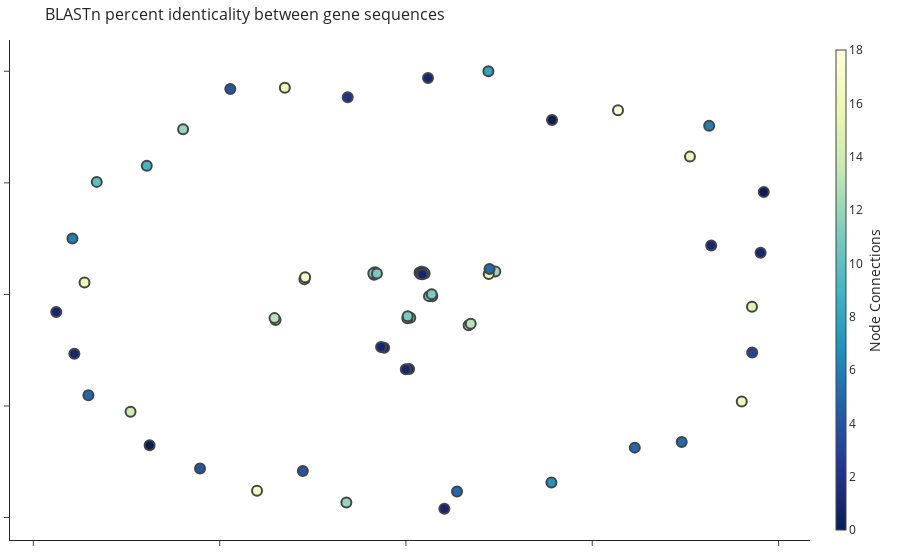

Notebook code for this chart:
### Code cell
edge_x = []
edge_y = []
for edge in Graph.edges():
    x0, y0 = Graph.nodes[edge[0]]['pos']
    x1, y1 = Graph.nodes[edge[1]]['pos']
    edge_x.append(x0)
    edge_x.append(x1)
    edge_x.append(None)
    edge_y.append(y0)
    edge_y.append(y1)
    edge_y.append(None)
    

edge_trace = go.Scatter(
    x=edge_x, y=edge_y,
    line=dict(width=2, color='#888'),
    hoverinfo='none',
    mode='lines')

node_x = []
node_y = []
for node in Graph.nodes():
    x, y = Graph.nodes[node]['pos']
    node_x.append(x)
    node_y.append(y)

node_trace = go.Scatter(
    x=node_x, y=node_y,
    mode='markers',
    hoverinfo='text',
    marker=dict(
        showscale=True,
        # colorscale options
        #'Greys' | 'YlGnBu' | 'Greens' | 'YlOrRd' | 'Bluered' | 'RdBu' |
        #'Reds' | 'Blues' | 'Picnic' | 'Rainbow' | 'Portland' | 'Jet' |
        #'Hot' | 'Blackbody' | 'Earth' | 'Electric' | 'Viridis' |
        colorscale='YlGnBu',
        reversescale=True,
        color=[],
        size=10,
        colorbar=dict(
            thickness=10,
            title='Node Connections',
            xanchor='left',
            titleside='right'
        ),
        line_width=2))
node_adjacencies = []
node_text = []
# for node, adjacencies in enumerate(Graph.adjacency()):
#     node_adjacencies.append(len(adjacencies[1]))
    # node_text.append('# of connections: '+str(len(adjacencies[1])))
sp = list(set([id.split('|')[0] for id in data['qseqid'].to_list()]))
for node in Graph.nodes:
    node_text.append(Graph.nodes[node]['label'].split('|')[0]+' | '+Graph.nodes[node]['label'].split('|')[2]+' | '+Graph.nodes[node]['label'].split('|')[-1])
    node_adjacencies.append(sp.index(Graph.nodes[node]['label'].split('|')[0]))
node_trace.marker.color = node_adjacencies
node_trace.text = node_text

fig = go.Figure(data=[edge_trace, node_trace],
             layout=go.Layout(
               #  title='<br>Network graph made with Python',
                title='BLASTn percent identicality between gene sequences',
                titlefont_size=16,
                showlegend=False,
                hovermode='closest',
                margin=dict(b=20,l=5,r=5,t=40),
                template='simple_white',
                xaxis=dict(showgrid=False, zeroline=False, showticklabels=False),
                yaxis=dict(showgrid=False, zeroline=False, showticklabels=False))
                )
fig.show()
fig.write_html('../output/BLASTn_nx_no-filter_pident_shell.html')

### Figure 1 — Plotly figure (JSON) as saved in the notebook; plotly's stock layout.template omitted (floating-point values rounded to 4 significant figures; data arrays with more than 128 entries replaced by an {"elided": "..."} marker saying what was removed)
{"data": [{"hoverinfo": "none", "line": {"color": "#888", "width": 2}, "mode": "lines", "type": "scatter", "x": {"elided": "297 float values"}, "y": {"elided": "297 float values"}}, {"hoverinfo": "text", "marker": {"color": [6, 6, 12, 16, 5, 6, 12, 12, 8, 15, 9, 18, 16, 16, 16, 16, 13, 13, 13, 13, 13, 1, 1, 1, 13, 13, 14, 5, 5, 5, 5, 10, 1, 1, 1, 1, 1, 1, 1, 1, 1, 1, 4, 4, 4, 0, 0, 0, 11, 11, 11, 11, 11, 11, 11, 11, 11, 11, 2, 7, 17, 17, 17, 3], "colorbar": {"thickness": 10, "title": {"side": "right", "text": "Node Connections"}, "xanchor": "left"}, "colorscale": [[0, "rgb(255,255,217)"], [0.125, "rgb(237,248,177)"], [0.25, "rgb(199,233,180)"], [0.375, "rgb(127,205,187)"], [0.5, "rgb(65,182,196)"], [0.625, "rgb(29,145,192)"], [0.75, "rgb(34,94,168)"], [0.875, "rgb(37,52,148)"], [1, "rgb(8,29,88)"]], "line": {"width": 2}, "reversescale": true, "showscale": true, "size": 10}, "mode": "markers", "text": ["Aminobacter_ciceronei | 0 | methyltransferase_CmuC", "Aminobacter_ciceronei | 1 | methyltransferase/corrinoid_CmuA", "Aminobacter_lissarensis | 5 | CmuA", "Hyphomicrobium_chloromethanicum | 11 | methyltransferase/corrinoid_CmuA", "Methylorubrum_extorquens_CM4 | 25 | CmuA_protein", "Aminobacter_ciceronei | 2 | methylene_tetrahydrofolate_reductase_MetF", "Aminobacter_lissarensis | 3 | CmuB", "Aminobacter_lissarensis | 4 | CmuC", "Burkholderia_pyrrocinia | 6 | haloperoxidase", "Corynebacterium_sp. | 7 | halohydrin_epoxidase_B", "Curvularia_inaequalis | 8 | vanadium_chloroperoxidase", "Dehalobacter_sp._SN | 9 | ThmA", "Hyphomicrobium_chloromethanicum | 10 | MetF", "Hyphomicrobium_chloromethanicum | 12 | methyltransferase_CmuB", "Hyphomicrobium_chloromethanicum | 13 | methylene_tetrahydrofolate_cyclohydrolase/dehydrogenase", "Hyphomicrobium_chloromethanicum | 14 | methyltransferase_CmuC", "Methylococcus_capsulatus | 15 | methane_monooxygenase/ammonia_monooxygenase_subunit_B", "Methylococcus_capsulatus | 17 | methane_monooxygenase/ammonia_monooxygenase_subunit_B", "Methylococcus_capsulatus | 16 | methane_monooxygenase/ammonia_monooxygenase_subunit_C", "Methylococcus_capsulatus | 21 | methane_monooxygenase/ammonia_monooxygenase_subunit_C", "Methylococcus_capsulatus | 19 | methane_monooxygenase/ammonia_monooxygenase_subunit_C", "Methylosinus_trichosporium_OB3b | 40 | methane_monooxygenase/ammonia_monooxygenase_subunit_C", "Methylosinus_trichosporium_OB3b | 35 | methane_monooxygenase/ammonia_monooxygenase_subunit_C", "Methylosinus_trichosporium_OB3b | 29 | methane_monooxygenase/ammonia_monooxygenase_subunit_C", "Methylococcus_capsulatus | 18 | methane_monooxygenase/ammonia_monooxygenase_subunit_A", "Methylococcus_capsulatus | 20 | methane_monooxygenase/ammonia_monooxygenase_subunit_A", "Methylophilus_sp. | 22 | Dichloromethane_Dehalogenase_/_Glutathione_S-Transferase", "Methylorubrum_extorquens_CM4 | 23 | CmuC_protein", "Methylorubrum_extorquens_CM4 | 24 | FolD_protein", "Methylorubrum_extorquens_CM4 | 26 | MetF_protein", "Methylorubrum_extorquens_CM4 | 27 | CmuB_protein", "Methylorubrum_extorquens_DM4 | 28 | dichloromethane_dehalogenase_(DCM_dehalogenase)", "Methylosinus_trichosporium_OB3b | 30 | methane_monooxygenase_component_A_alpha_chain", "Methylosinus_trichosporium_OB3b | 31 | methane_monooxygenase", "Methylosinus_trichosporium_OB3b | 32 | methane_monooxygenase_regulatory_protein_B", "Methylosinus_trichosporium_OB3b | 33 | methane_monooxygenase", "Methylosinus_trichosporium_OB3b | 34 | soluble_methane_monooxygenase-binding_protein_MmoD", "Methylosinus_trichosporium_OB3b | 36 | methane_monooxygenase/ammonia_monooxygenase_subunit_A", "Methylosinus_trichosporium_OB3b | 39 | methane_monooxygenase/ammonia_monooxygenase_subunit_A", "Methylosinus_trichosporium_OB3b | 37 | methane_monooxygenase/ammonia_monooxygenase_subunit_B", "Methylosinus_trichosporium_OB3b | 38 | methane_monooxygenase/ammonia_monooxygenase_subunit_B", "Methylosinus_trichosporium_OB3b | 41 | methane_monooxygenase", "Nitrosococcus_oceani | 42 | methane_monooxygenase/ammonia_monooxygenase_subunit_A", "Nitrosococcus_oceani | 43 | methane_monooxygenase/ammonia_monooxygenase_subunit_B", "Nitrosococcus_oceani | 44 | methane_monooxygenase/ammonia_monooxygenase_subunit_C", "Nitrosomonas_europaea | 45 | ammonia_monooxygenase_subunit_C", "Nitrosomonas_europaea | 46 | ammonia_monooxygenase_subunit_A", "Nitrosomonas_europaea | 47 | ammonia_monooxygenase_subunit_B", "Nitrosospira_multiformis | 48 | ammonia_monooxygenase_subunit_A", "Nitrosospira_multiformis | 57 | ammonia_monooxygenase_subunit_A", "Nitrosospira_multiformis | 52 | ammonia_monooxygenase_subunit_A", "Nitrosospira_multiformis | 49 | ammonia_monooxygenase_subunit_C", "Nitrosospira_multiformis | 55 | ammonia_monooxygenase_subunit_C", "Nitrosospira_multiformis | 51 | ammonia_monooxygenase_subunit_C", "Nitrosospira_multiformis | 56 | ammonia_monooxygenase_subunit_C", "Nitrosospira_multiformis | 50 | ammonia_monooxygenase_subunit_B", "Nitrosospira_multiformis | 54 | ammonia_monooxygenase_subunit_B", "Nitrosospira_multiformis | 53 | ammonia_monooxygenase_subunit_B", "Rhodococcus_rhodochrous | 58 | haloalkane_dehalogenase", "Streptomyces_formicae | 59 | Vanadium_chloroperoxidase", "Streptomyces_sp._CNQ-525 | 60 | NapH1", "Streptomyces_sp._CNQ-525 | 62 | NapH4", "Streptomyces_sp._CNQ-525 | 61 | NapH3", "Synechococcus_sp._CC9311 | 63 | vanadium-dependent_bromoperoxidase_2"], "type": "scatter", "x": [0.8138, 0.2271, 0.2398, 0.2222, 0.2243, -0.8952, -0.5981, -0.1599, 0.2213, 0.9287, -0.6956, 0.5692, 0.7622, -0.8627, 0.9012, -0.3251, 0.1682, 0.1739, 0.03883, 0.05015, 0.0472, 0.03634, 0.04148, 0.04426, -0.3499, -0.3528, -0.7391, 0.1371, 0.7401, -0.8523, 0.6142, -0.8299, -0.9386, 0.8193, 0.1031, 0.9518, 0.05923, 0.008442, -0.0004375, -0.05847, -0.06674, -0.8899, -0.5527, -0.2768, -0.4715, 0.3922, 0.9603, -0.688, 0.0115, 0.003644, 0.004592, -0.08285, -0.08581, -0.08764, -0.07782, 0.07066, 0.06182, 0.06916, -0.1563, 0.3903, -0.2726, -0.2706, -0.3997, 0.9292], "y": [0.7563, 0.1017, 0.1031, 0.09108, 0.1135, 0.251, 0.7396, -0.9326, 1, -0.05496, 0.5766, 0.8253, 0.6174, 0.05295, -0.4804, 0.9264, -0.1387, -0.1319, 0.09103, 0.09344, 0.0989, 0.09779, 0.102, 0.0908, -0.1142, -0.1063, -0.5258, -0.8835, -0.6618, -0.4522, -0.6866, 0.5043, -0.07873, 0.2192, -0.9605, 0.1862, 0.97, -0.3344, -0.3352, -0.2388, -0.2352, -0.2659, -0.7798, -0.7915, 0.9203, 0.7819, 0.4586, -0.6755, -0.105, -0.1073, -0.0981, 0.09905, 0.088, 0.09504, 0.09399, -0.008083, -0.007708, 0.0005866, 0.8831, -0.8426, 0.06749, 0.0765, -0.8798, -0.2603]}], "layout": {"hovermode": "closest", "margin": {"b": 20, "l": 5, "r": 5, "t": 40}, "showlegend": false, "title": {"font": {"size": 16}, "text": "BLASTn percent identicality between gene sequences"}, "xaxis": {"showgrid": false, "showticklabels": false, "zeroline": false}, "yaxis": {"showgrid": false, "showticklabels": false, "zeroline": false}}}
